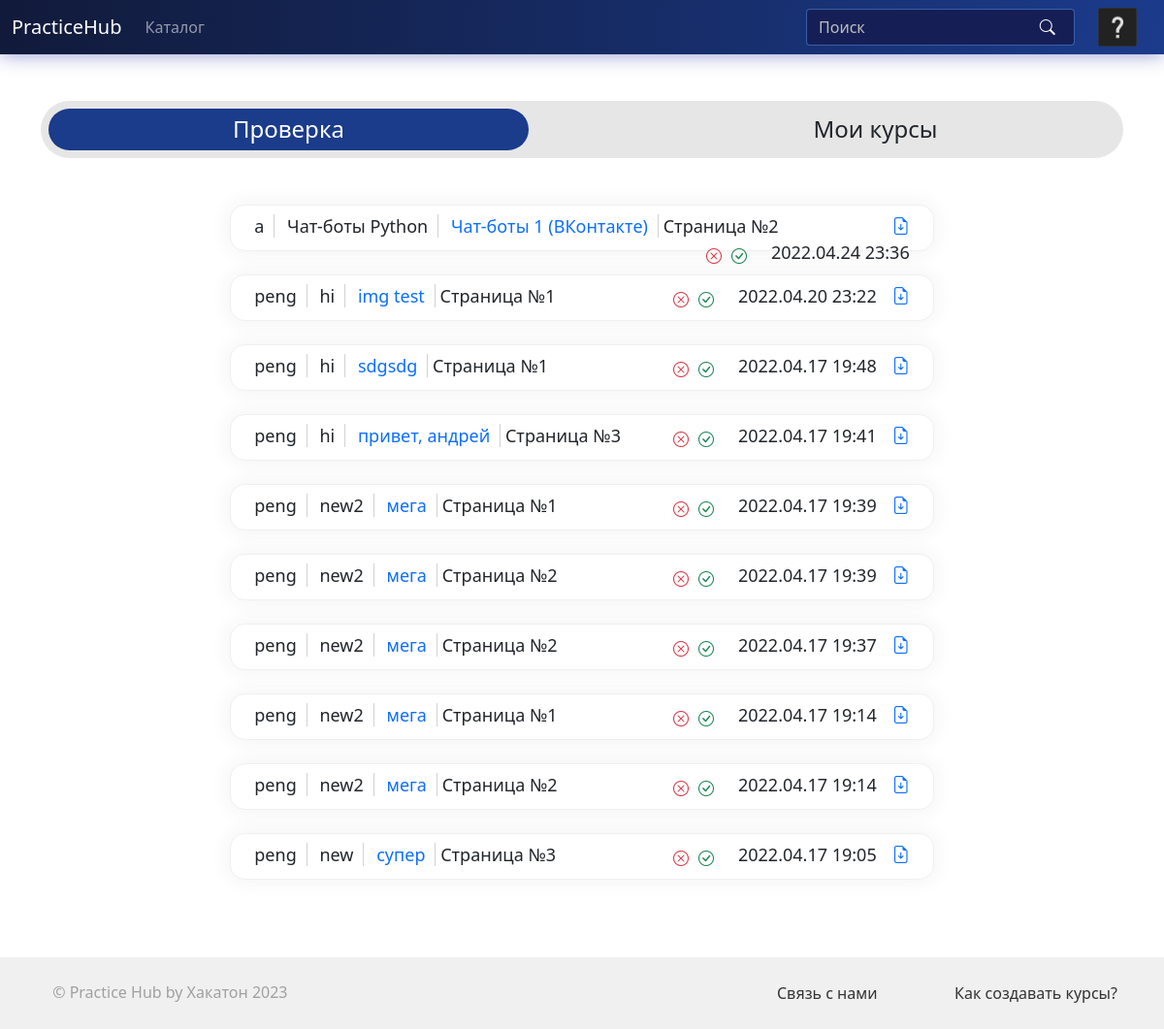
Before: /teaching (signed in) with the older database file.
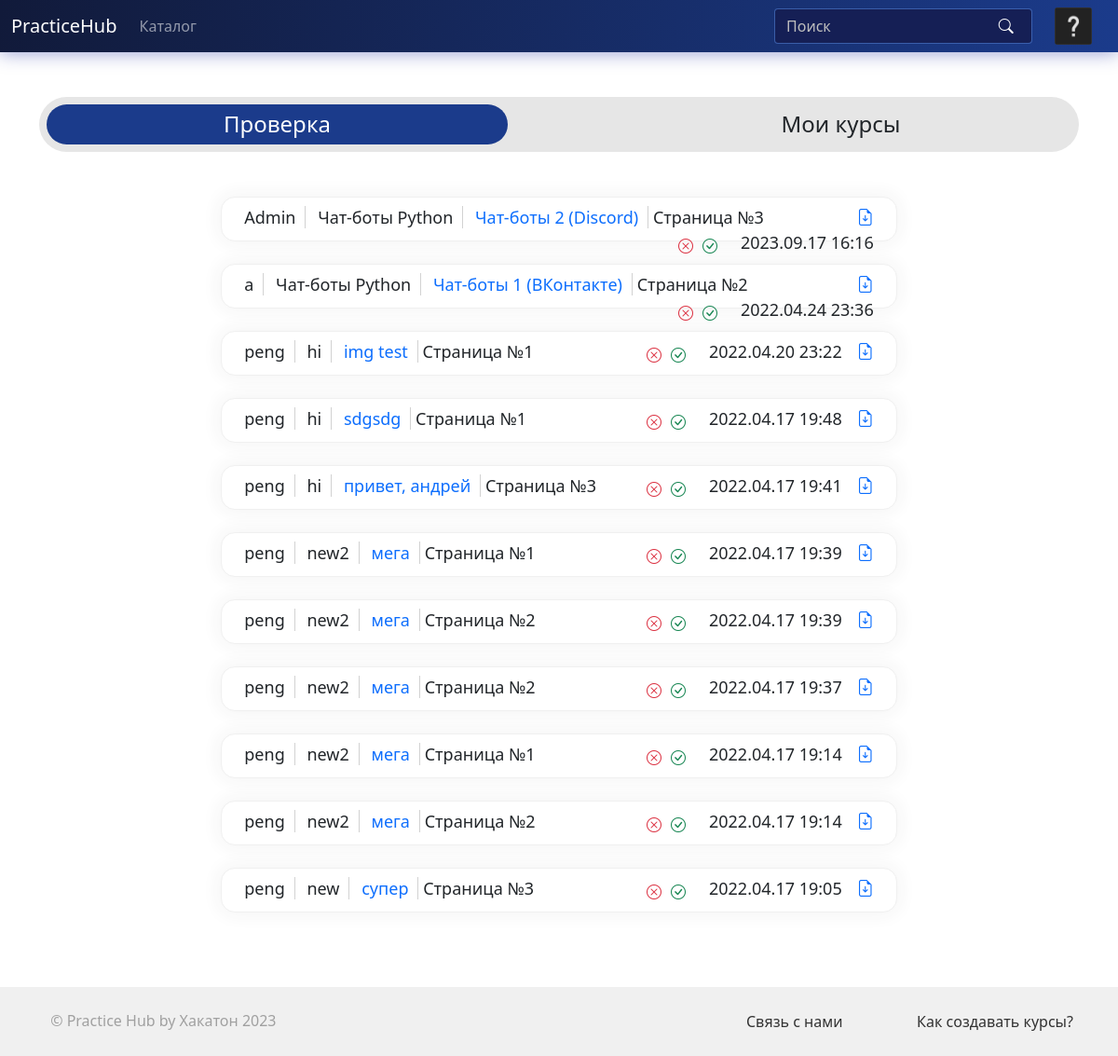
After: the same page with the newer database file.
### models.py (models this page shows, shortened)
class TaskCheck(db.Model):
    id = db.Column(db.Integer, primary_key=True)
    page_id = db.Column(db.Integer, db.ForeignKey("page.id"))
    page_index = db.Column(db.Integer)
    user_id = db.Column(db.Integer, db.ForeignKey("user.id"))
    file = db.Column(db.String(64))
    date = db.Column(db.DateTime, nullable=False, default=datetime.datetime.now())
    status = db.Column(db.Integer)

class User(UserMixin, db.Model):
    id = db.Column(db.Integer, primary_key=True)
    username = db.Column(db.String(64), index=True, unique=True)
    email = db.Column(db.String(120), index=True, unique=True)
    password_hash = db.Column(db.String(128))
    created_courses = db.relationship('Course', backref='author', lazy='dynamic')
    created_posts = db.relationship('Post', backref='author', lazy='dynamic')
    img_path = db.Column(db.String(64))
    img_uuid = db.Column(db.String(64), index=True)
    task_check = db.relationship("TaskCheck", backref="user")

class Course(db.Model):
    id = db.Column(db.Integer, primary_key=True)
    name = db.Column(db.String(64), index=True, unique=True)
    author_id = db.Column(db.Integer, db.ForeignKey('user.id'))
    lessons = db.relationship('Lesson', backref='course', lazy='select',
                              cascade="all, delete-orphan")
    desc = db.Column(db.Text, nullable=False)
    short_desc = db.Column(db.Text, nullable=False)
    img_path = db.Column(db.String(64))
    img_uuid = db.Column(db.String(64), index=True)
    is_published = db.Column(db.Boolean, default=False)
    users = db.relationship('User', secondary=MyCourses.__table__, backref='course')
    likes = column_property(select(func.count(MyCourses.liked)).where(MyCourses.course_id == id).scalar_subquery())

class Lesson(db.Model):
    id = db.Column(db.Integer, primary_key=True)
    name = db.Column(db.String(64))
    course_id = db.Column(db.Integer, db.ForeignKey('course.id'))
    pages = db.relationship('Page', backref='lesson', lazy='select', cascade="all, delete-orphan")
    files = db.relationship('LessonFile', backref='lesson', lazy='dynamic',
                            cascade="all, delete-orphan")

### routes.py (the view, shortened to what this page needs)
@app.route('/teaching', methods=['GET', 'POST'])
@login_required
def teaching():
    courses = Course.query.filter_by(author_id=current_user.id).all()
    checks = []
    task_checks = TaskCheck.query.filter(TaskCheck.status.is_(None)).order_by(TaskCheck.date.desc()).all()
    for task in task_checks:
        if task.page.lesson.course.author_id == current_user.id:
            checks.append(task)
    return render_template('teaching.html', courses=courses, checks=checks)

### models.py (called while the page is built)
@login.user_loader
def load_user(id):
    return User.query.get(int(id))

### templates/teaching.html (shortened to what this page needs)
{% extends 'base.html' %}
{% from 'includes/course_thumbnail.html' import course_thumbnail with context %}
{% block content %}
<div class="w-50 px-0 m-auto">
  <div class="mx-auto rounded-pill justify-content-between d-flex align-items-center p-2 teaching md-fullsize" style="background-color: rgb(230, 230, 230); height: 80%;">
    <button class="rounded-pill px-1 btn no-focus toggler-active" id="check" style="width: 45%; font-weight: 500;">
      <span class="h4">Проверка</span>
      </button>
    <button class="rounded-pill px-1 btn no-focus toggler-inactive" id="courses" style="width: 45%; font-weight: 500;">
      <span class="h4">Мои курсы</span>
    </button>
  </div>
</div>
<div class="mx-auto" style="width: 65%">
  <div id="check-div">
    <form action="" method="post">
    {% for c in checks %}
        <div class="mx-auto w-100 task_check_item py-2 px-4">
          <span style="padding-right: 10px; margin-right: 0.5rem; border-right: solid 1px rgb(210, 210, 210)">{{ c.user.username }}</span>
          <span style="padding-right: 10px; margin-right: 0.5rem; border-right: solid 1px rgb(210, 210, 210)">{{ c.page.lesson.course.name }}</span>
          <a href="{{ url_for('lesson', course_id=c.page.lesson.course.id, lesson_id=c.page.lesson.id) }}"  style="padding-right: 10px; text-decoration: none; border-right: solid 1px rgb(210, 210, 210)">{{ c.page.lesson.name }}</a>
          <span style="padding-right: 10px; margin-right: 0.5rem;">Страница №{{ c.page_index + 1}}</span>
          <a href="{{ url_for('get_file', path=c.file) }}" download="homework"><i class="bi bi-file-earmark-arrow-down float-end" style="margin-left: 1rem"></i></a>
          <span class="float-end">{{ c.date.strftime('%Y.%m.%d %H:%M') }}</span>
          <button class="btn py-1 px-0 float-end me-4 btn_yes" type="submit" id="y{{ loop.index0 }}"><i class="bi bi-check-circle text-success"></i></button>
          <button class="btn py-1 px-0 float-end me-2 btn_no" type="submit" id="n{{ loop.index0 }}"><i class="bi bi-x-circle text-danger"></i></button>
        </div>
    {% endfor %}
    </form>
  </div>
  </div>
{% endblock content %}

### templates/base.html (shortened to what this page needs)
<!doctype html>
<html lang="ru">
<head>
  <link rel="stylesheet" href="{{ url_for('static', filename='css/style.css') }}">
  <link href="https://cdn.jsdelivr.net/npm/bootstrap@5.0.2/dist/css/bootstrap.min.css"
        rel="stylesheet"
>
  <link rel="stylesheet"
        href="https://cdn.jsdelivr.net/npm/bootstrap-icons@1.8.1/font/bootstrap-icons.css">
</head>
<body>
  <nav class="navbar navbar-expand-lg navbar-dark" style="background: rgb(17,26,58); background: linear-gradient(95deg, rgba(17,26,58,1) 0%, rgba(27,59,139,1) 100%); box-shadow: 0 0 20px rgba(32, 45, 160, 0.5)" id="header">
    <div class="container-fluid">
      <div>
        <a href="{{ url_for('promo') }}" style="text-decoration: none"><span class="navbar-brand">PracticeHub</span></a>
      </div>
      {% if current_user.is_authenticated %}
      <div class="mx-3 order-lg-2 dropdown ms-4">
        <a class="" id="dropdownMenuButton1" data-bs-toggle="dropdown" aria-expanded="false"
           role="button">
          <img
              src='{{ url_for("get_file", path=current_user.img_path) if current_user.img_path else url_for("get_file", path="static/images/default_avatar.jpg") }}'
              alt="пусто" height="40" width="40" style="border-radius: 3px;">
        </a>
      </div>
    {% endif %}
    <div class="collapse navbar-collapse" id="navbarSupportedContent">
      <ul class="navbar-nav me-auto mb-2 mb-lg-0">
        <li class="nav-item">
          {% block catalog_link %}
            <a class="nav-link" href="{{ url_for('catalog') }}">Каталог</a>{% endblock catalog_link %}
        </li>
      </ul>
      <form class="d-flex my-search-form" action="{{ url_for('search') }}" method="post">
        <input class="form-control search-text checkSearchInput" placeholder="Поиск" aria-label="Search"
               style="background-color: #151F55; border-color: rgba(73, 113, 191, 0.7)"
               name="searchInput">
        <button type="submit" class="btn no-focus my-search-icon p-0 m-0"
                style="background: transparent"><i class="bi bi-search" style="color: white"></i>
        </button>
      </form>
    </div>
  </div>
</nav>
  <div class="container pt-5" id="content">
    {% block content %}
    {% endblock content %}
  </div>
  <footer class="footer d-flex flex-wrap justify-content-between align-items-center py-4 row mx-0 px-0" id="footer" style="margin-top: 5rem;">
    <div class="col-md-6">
      <a href="/" class="me-2 mb-md-0 text-muted text-decoration-none lh-1">
        <svg class="bi" width="30" height="24"><use xlink:href="#bootstrap"></use></svg>
      </a>
      <span style="color: rgb(160, 160, 160)">© Practice Hub by Хакатон 2023</span>
    </div>
    <div class="col-md-6 pe-5">
      <div class="float-end md-fullsize d-flex justify-content-between" style="width: 65%">
        <div class="me-4">
          <a href="https://t.me/+GFPA-ZvZ4Nc2MjEy" style="color: rgb(50, 50, 50); text-decoration: none">Связь с нами</a><br>
        </div>
        <div>
          <a href='{{ url_for("tags") }}' style="color: rgb(50, 50, 50); text-decoration: none">Как создавать курсы?</a><br>
        </div>
      </div>
    </div>
  </footer>
</body>
</html>

### static/css/style.css (style rules this page uses)
:root { --xlight-gray: #fafafa; --light-gray: #e6e6e6; --mid-gray: #586273; --mbgc: rgba(27,59,139,1); --sbgc: rgba(21,37,85, 1); }
html, body, .t-b { min-height: 100%; }
.btn { background-color: white; line-height: normal; }
.my-search-form { position: relative; }
.my-search-form>input { padding-right: 2rem; }
.my-search-icon { position: absolute; right: 1.2rem; top: .4rem; }
.toggler-active { color: white!important; font-weight: normal!important; cursor: default; font-size: 16px; background-color: var(--mbgc)!important; }
.search-text::placeholder { color: rgba(190, 190, 190, 1)!important; }
.search-text { color: white!important; }
.task_check_item { font-size: 18px; font-weight: 500; height: 3rem; padding-top: 0.7rem; padding-left: 15px; padding-right: 15px; background-color: #FFFFFF; border: 1px solid rgb(240, 240, 240); border-radius: 15px; box-shadow: 0px 0px 20px 2px rgba(50, 50, 50, 0.06); margin-bottom: 1.5rem; vertical-align: middle; }
.footer { position: relative; left: 0px; bottom: 0px; width: 100%; background-color: rgb(240, 240, 240); padding-left: 25rem; padding-right: 25rem; margin-top: 2rem; text-decoration: none; }

Changed rows visible on the page:
added TaskCheck: user.username "Admin", page.lesson.course.name "Чат-боты Python", page.lesson.name "Чат-боты 2 (Discord)", c.page_index+1 "3", date "2023.09.17 16:16"
